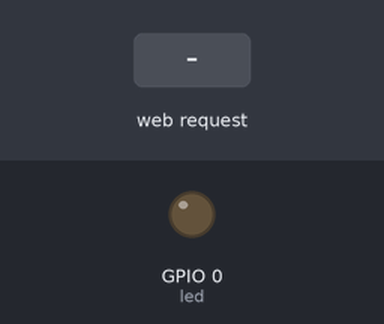
A sketch run on a simulated ESP8266 (NodeMCU). Shown: output pins drawn as LEDs (lit = HIGH). The inputs (shaded band) are chosen by the test bench. WiFi joins after 1.5 s; servers stay silent unless stated; what the sketch prints to the serial monitor is not drawn.

Above: at 2.7 s.
2.8 s: HTTP request GET /LED-ON received
At 4.0 s:
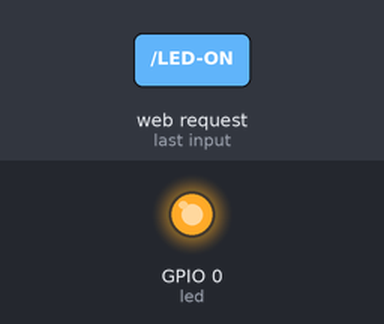
4.3 s: HTTP request GET /LED-OFF received
At 5.3 s:
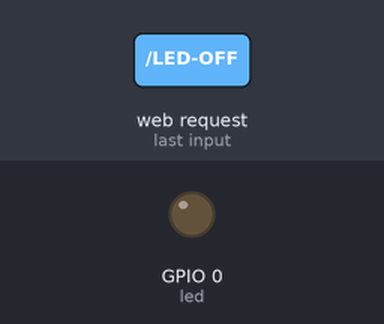
Timing chart, 0 to 7.3 s (numbered marks = the images above; inputs shaded):
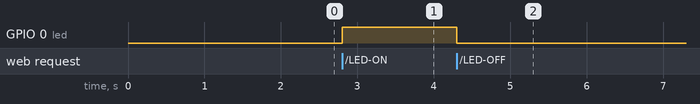

The sketch:

led.ino
```cpp
// Codigo que se utilizó para comprobar la conexion del NodeMCU
// tomado del manual NodeMCU

#include <ESP8266WiFi.h>

const char* ssid = "CAMBIAR POR EL SSID";
const char* password = "CAMBIAR POR LA CONTRASEÑA";


int led = 0; //
WiFiServer server (80);
void setup () {
Serial.begin (115200);
delay (10);
pinMode (led, OUTPUT) ;
digitalWrite (led, LOW);
Serial.println ();
Serial.println ();
Serial.print ("Connecting to ");
Serial.println (ssid);
WiFi.begin (ssid, password);
while (WiFi.status () != WL_CONNECTED) {
delay (500);
Serial.print (".");
}
Serial.println ("");
Serial.println ("WiFi connected");
server.begin () ;
Serial.println ("Server started");
Serial.print ("Use this URL to connect: ");
Serial.print ("http://");
Serial.print (WiFi.localIP());
Serial.println ("/");
}
void loop () {
WiFiClient client = server.available() ;
if (!client) {
  return;
  }
Serial.println("new client");
while(!client.available()){
  delay(1);
}
String request = client. readStringUntil ('\r');
Serial.println (request);
client. flush ();
int value = LOW;
if (request.indexOf ("/LED-ON") != -1) {
digitalWrite (led, HIGH);
value = HIGH;
}
if (request.indexOf ("/LED-OFF") != -1) {
 digitalWrite (led, LOW);
value= LOW;
 }

client.println ("TTP/1.1 200 OK");
client.println ("Content-Type: text/html");
 client.println("");
 client.println ("<! DOCTYPE HTML>");
 client.println ("<html>");

 client.print ("Led Status: ");

if (value == HIGH){
client.print ("ON");
}
else {
client.print ("OFF");
}
client.println("");
client.println ("<a href=\"/LED-ON\"\"›<button>LED On </button></a>");
client.println("<a href=\"/LED-OFF\"\"><button>LED Off </button></a>");
client.println("</html>");

delay (1);
Serial.println ("Client disonnected");
Serial.println("");
}
```

Measured:
- after the input at 2.8 s, GPIO 0 (led): LOW → HIGH at once
- after the input at 4.3 s, GPIO 0 (led): HIGH → LOW at once
